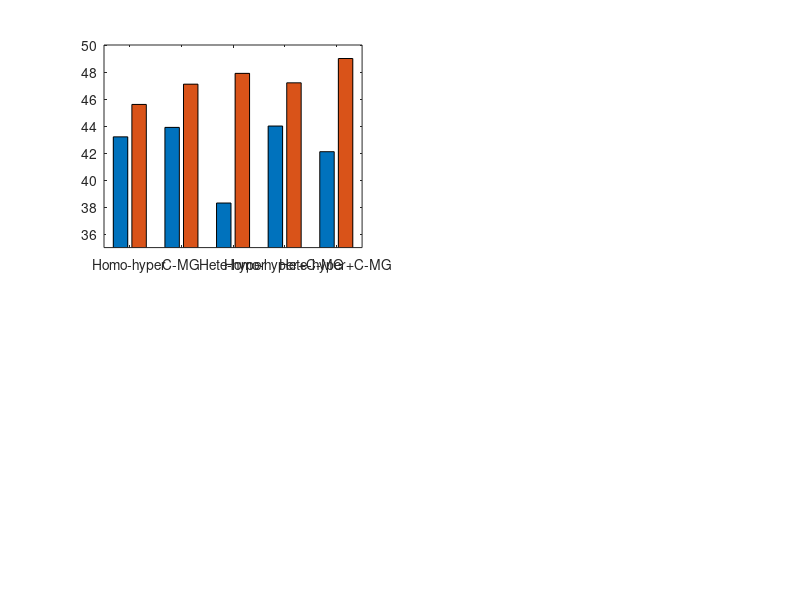

Recreate this plot in MATLAB. (Note: this script raises an error after producing the figure.)
% Comparison alternative label propagation:
% comparing Zhou's work

% subplot(221)
% AwAeachcomp=[41.7, 42.2, 42.2, 0, 0; 42.8, 43.0, 43.0,47.7, 49.0];
% bar(AwAeachcomp);
% axis([0.5,2.5,40,50]);
% w{1} = 'Before T-embed'; w{2} ='After T-embed';
% %legend('Zhou','Robrbach on V','Robrbach on A','Our multi-view randomwalk');
% 
% h=my_xticklabels(gca,[1:2],w);
% title('Comparing Alternative-LP on AwA');
% % xlabel('Different Spaces')
% ylabel('Accuracy (%)');
% nice_plot;
% 
% 
% subplot(222)
% AwAeachcomp=[42.7, 43.2, 43.4, 0,0; 43.8, 44.0, 44.5,48.2,50.4];
% bar(AwAeachcomp);
% axis([0.5,2.5,40,51]);
% w{1} = 'Before T-embed'; w{2} ='After T-embed';
% legend('C-MG','PST on V','PST on A','TMV-BLP','Hypergraph');
% 
% h=my_xticklabels(gca,[1:2],w);
% title('Comparing Alternative-LP on USAA');
% % xlabel('Different Spaces')
% ylabel('Accuracy (%)');
% nice_plot;


%%-----------------------------------------------------------------------

%%-----------------------------------------------------------------------
%  subplot(221)
% % AwAeachcomp=[42.7, 43.2, 42.2, 0, 0, 0; 42.8, 44.0, 43.0, 45.3, 47.7, 49.0];
% 
% AwAeachcomp=[43.2, 42.2, 42.7, 0; 44.0, 45.3, 47.7, 49.0];
% 
% bar(AwAeachcomp);
% axis([0.5,2.5,40,50]);
% w{1} = 'Before T-embed'; w{2} ='After T-embed';
% %legend('Zhou','Robrbach on V','Robrbach on A','Our multi-view randomwalk');
% 
% h=my_xticklabels(gca,[1:2],w);
% title('Comparing Alternative-LP on AwA');
% % xlabel('Different Spaces')
% ylabel('Accuracy (%)');
% nice_plot;
% 
% 
% subplot(222)
% % AwAeachcomp=[43.7, 44.2, 43.4, 0,0, 0; 44.8, 45.0, 44.5, 46.2, 48.2,50.4];
% AwAeachcomp=[44.2, 43.4, 43.7,  0;  45.0,  46.2, 48.2,50.4];
% 
% bar(AwAeachcomp);
% axis([0.5,2.5,40,51]);
% w{1} = 'Before T-embed'; w{2} ='After T-embed';
% % legend('C-MG','PST on V','PST on A','Hyper-view','2-graph','TMV-HLP');
% legend('PST','Hyper-view','C-MG','TMV-HLP');
% 
% 
% h=my_xticklabels(gca,[1:2],w);
% title('Comparing Alternative-LP on USAA');
% % xlabel('Different Spaces')
% ylabel('Accuracy (%)');
% nice_plot;

%%
subplot(221)

% AwAeachcomp=[43.2, 42.2, 42.7, 0; 44.0, 45.3, 47.7, 49.0];
AwAeachcomp=[43.2, 45.6; ...  %homo-hypergraph
        43.9, 47.1; ...  % 2-graph
        38.3, 47.9; ...  % hete-hypergraph
        44.0, 47.2; ...  % homo+2-graph
        42.1, 49.0; ... % hete+2-graph
        ];

bar(AwAeachcomp);
axis([0.5,5.5,35,50]);
% w{1} = 'Before T-embed'; w{2} ='After T-embed';
%legend('Zhou','Robrbach on V','Robrbach on A','Our multi-view randomwalk');


 w{1}='Homo-hyper'; w{2}='C-MG'; w{3}='Hete-hyper';  w{4}='Homo-hyper+C-MG';w{5}='Hete-hyper+C-MG';
set(gca,'xticklabel',w);
rotateticklabel(gca,30);
title('Comparing Alternative-LP on AwA');
% xlabel('Different Spaces')
ylabel('Accuracy (%)');
nice_plot;
subplot(222)
% AwAeachcomp=[43.7, 44.2, 43.4, 0,0, 0; 44.8, 45.0, 44.5, 46.2, 48.2,50.4];
% AwAeachcomp=[44.2, 43.4, 43.7,  0;  45.0,  46.2, 48.2,50.4];
AwAeachcomp=[  37.3, 44.5; ... %homo-hypergraph
            40.2, 47.8; ... % 2-graph
            31.2, 48.2; ... % hete-hypergraph
            41.0, 47.8; ... % 2-graph+homo
            37.2, 50.4; ... % hete+2-graph
            ];
bar(AwAeachcomp);
axis([0.5,5.5,30,51]);
 w{1}='Homo-hyper'; w{2}='C-MG'; w{3}='Hete-hyper';  w{4}='Homo-hyper+C-MG';w{5}='Hete-hyper+C-MG';

% legend('C-MG','PST on V','PST on A','Hyper-view','2-graph','TMV-HLP');
legend('Before T-embed','After T-embed');


set(gca,'xticklabel',w);
rotateticklabel(gca,30);

title('Comparing Alternative-LP on USAA');
% xlabel('Different Spaces')
ylabel('Accuracy (%)');
 nice_plot;